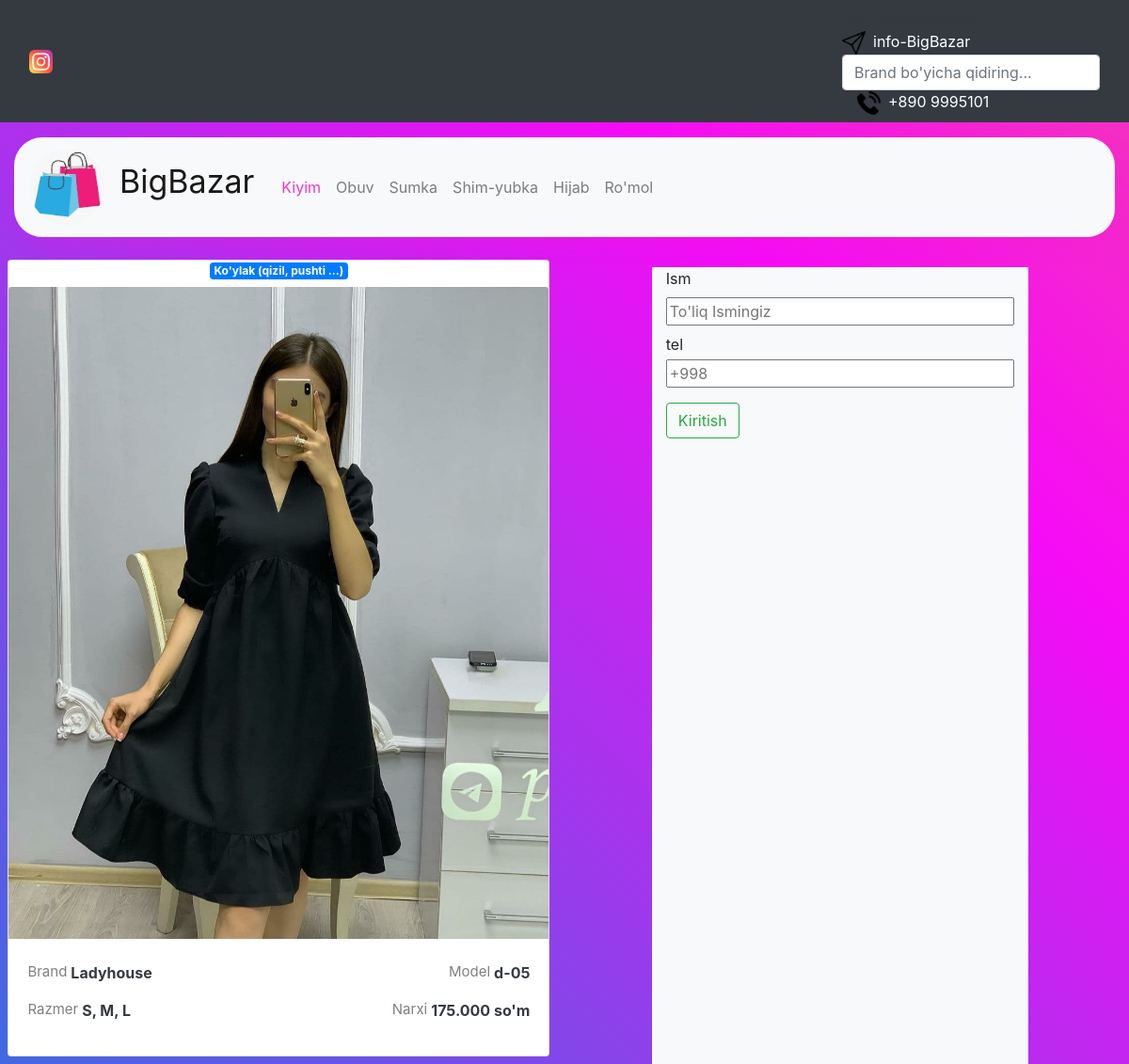
The app's page /dress/4 with its own data.
### ecom/models.py (models this page shows)
class Dress(models.Model):
    class Meta:
        db_table = "Dress"
    category = models.CharField(max_length=45, default='Dress')
    brand = models.CharField(max_length=15, null=False, blank=True)
    model = models.CharField(max_length=15, blank=True)
    razmer = models.CharField(max_length=10, blank=True)
    price = models.CharField(max_length=15, blank=True)
    image = models.ImageField(upload_to=getpath)

### ecom/views.py (the view)
# urls.py: path('dress/<int:pk>', d_detail, name="d-detail"),
def d_detail(request, pk):
    dresses = Dress.objects.get(pk=pk)
    content = {"dresses": dresses}
    if request.POST:
        order(request, product=dresses )
        return render(request, "d-detail.html", content)
    return render(request, "d-detail.html", content)

### ecom/templates/d-detail.html (shortened to what this page needs)
{% load static %}
<!DOCTYPE html>
<html lang="en">
<head>
    <link rel="stylesheet" href="{% static 'css/decs.css' %}">
    <link rel="stylesheet" href="{% static 'bootcss/bootstrap.css' %}">
</head>
<body id="body">
<nav class="navbar navbar-dark bg-dark">
  <div class="container-fluid">
      <a href="https://www.instagram.com/bigbazaar.uz/?hl=en" class="flex-parent text-dark ">
        <div class=""><img id="insta" class="" src="{% static 'images/instagram.png' %}" alt="image"></div>
        <div class="ml-2 text-white">info-BigBazar/div>
    </a>
    <a href="https://t.me/Mansuroffakhad" class="flex-parent text-dark">
        <div class=""><img id="insta" class="" src="{% static 'images/send.png' %}" alt="image"></div>
        <div class="ml-2 text-white">info-BigBazar</div>
      </a>
      <form class="d-flex input-group w-auto">
      <input
        type="search"
        class="form-control rounded"
        placeholder="Brand bo'yicha qidiring..."
        aria-label="Search"
        aria-describedby="search-addon"
      />
    </form>
      <div class="flex-parent ml-3">
        <div class=""><img id="insta" class="" src="{% static 'images/telephone-call.png' %}" alt="image"></div>
        <div class="ml-2 text-white">+890 9995101</div>
      </div>
  </div>
</nav>
<div class="container">
    <div id="navbar" style="border-radius: 30px" class="navbar navbar-expand-lg navbar-light bg-light mt-3">
        <a href="{% url 'home' %}" id="logo" class="navbar-brand">
            <div><img class="logo" src="{% static 'images/mylogo.jpg' %}" alt=""></div>
            <div class="logo_name mt-2 ml-3">BigBazar</div>
        </a>
        <div class="collapse navbar-collapse ml-5" id="menu">
            <ul class="navbar-nav justify-content-end">
                <li class="nav-item"><a href="{% url 'dress' %}" style="color: rgba(239, 32, 203, 0.9)"  class="nav-link">Kiyim</a></li>
                <li class="nav-item"><a href="{% url 'shoe' %}" class="nav-link">Obuv</a></li>
                <li class="nav-item"><a href="{% url 'bag' %}" class="nav-link" >Sumka</a></li>
                <li class="nav-item"><a href="{% url 'treasure' %}" class="nav-link" >Shim-yubka</a></li>
                <li class="nav-item"><a href="{% url 'hijab' %}" class="nav-link" >Hijab</a></li>
                <li class="nav-item"><a href="{% url 'romol' %}" class="nav-link">Ro'mol</a></li>
            </ul>
        </div>
    </div>
    <div class="row   align-content-md-start mt-3">
            <div class="card mb-2 mt-2" >
                <h6 class="text-center"><span class="badge badge-primary">{{ dresses.category }}</span></h6>
                <img class="card-img-top" src="{{ dresses.image.url }}" alt="Card image cap">
                <div class="card-body">
                    <div class="flex-parent justify-content-between">
                <p style="font-size: 15px" class="text-black-50 flex-parent mt-1">
                    Brand <strong style="font-size: 16px" class="text-dark ml-1">{{dresses.brand}}</strong>
                </p>
                <p style="font-size: 15px" class="text-black-50 flex-parent mt-1">
                    Model <b style="font-size: 16px" class="text-dark ml-1">{{dresses.model}}</b>
                </p>
                </div>
                <div class="flex-parent justify-content-between">
                <p style="font-size: 15px" class="text-black-50 flex-parent ">
                    Razmer <strong style="font-size: 16px" class="text-dark ml-1">{{dresses.razmer}}</strong>
                </p>
                <p style="font-size: 15px" class="text-black-50 flex-parent ">
                    Narxi <b style="font-size: 16px" class="text-dark ml-1">{{dresses.price}}</b>
                </p>
                </div>
                </div>
            </div>
        <div class="col-md-4 offset-1 mr-2 bg-light mt-3">
        <form  action="" method="post">
        <label  for="name">Ism</label>
        <input required class="input-group" id="name" name="ism" placeholder="To'liq Ismingiz" type="text">
        <label class="mb-1 mt-2"  for="tel">tel</label>
        <input  class="input-group" required  id="tel" name="telefon" type="text" placeholder="+998 ">
        <button class="btn btn-outline-success mt-3 mb-2"  type="submit">Kiritish</button>
    </form>
        </div>
    </div>
</div>
</body>
</html>

### static/css/decs.css (style rules this page uses)
#body { background-image: linear-gradient( 45deg, royalblue, #f60bf6, #f17c58, #27DBB1, #FFDC18, #FF3706); height: 100%; background-size: 600%, 100%; background-attachment: fixed; animation: gradient 16s linear infinite; animation-direction: alternate; margin: 0; }
.flex-parent { display: flex; color: white; }
#insta { width: 25px ; height: 25px; }
.container { width: 1600px; }
a { text-decoration: green; color: black; }
.d-flex { width: 40%; }
.logo { width: 80px; height: 80px; border-radius: 50%; }
.logo_name { font-size: 34px; }
#logo { display: flex; }
#navbar { box-shadow: 10px 10px 20px rgba(239, 32, 203, 0.2) }
.card { width: 23.5%; margin: 0 0.7%; }
@media (min-width: 776.1px) and (max-width: 1200px) { .card { width: 48%; } }
@media (min-width: 776.1px) and (max-width: 1200px) { #menu { margin-left: 5px !important; } }

### records on screen
Dress: category "Ko'ylak (qizil, pushti ...)", image (picture), brand "Ladyhouse", model "d-05", razmer "S, M, L", price "175.000 so'm"
